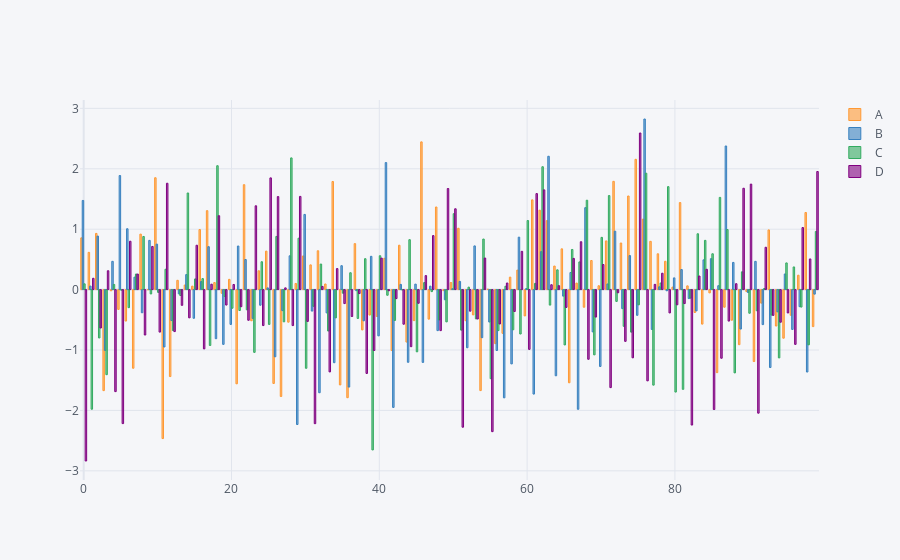

Notebook code for this chart:
### Markdown cell above
- In this data we won't be able to call a bar on this data otherwise we will get a bunch of bars
- for example see below 
- so data will need to take another form

### Code cell
df.iplot(kind='bar')
